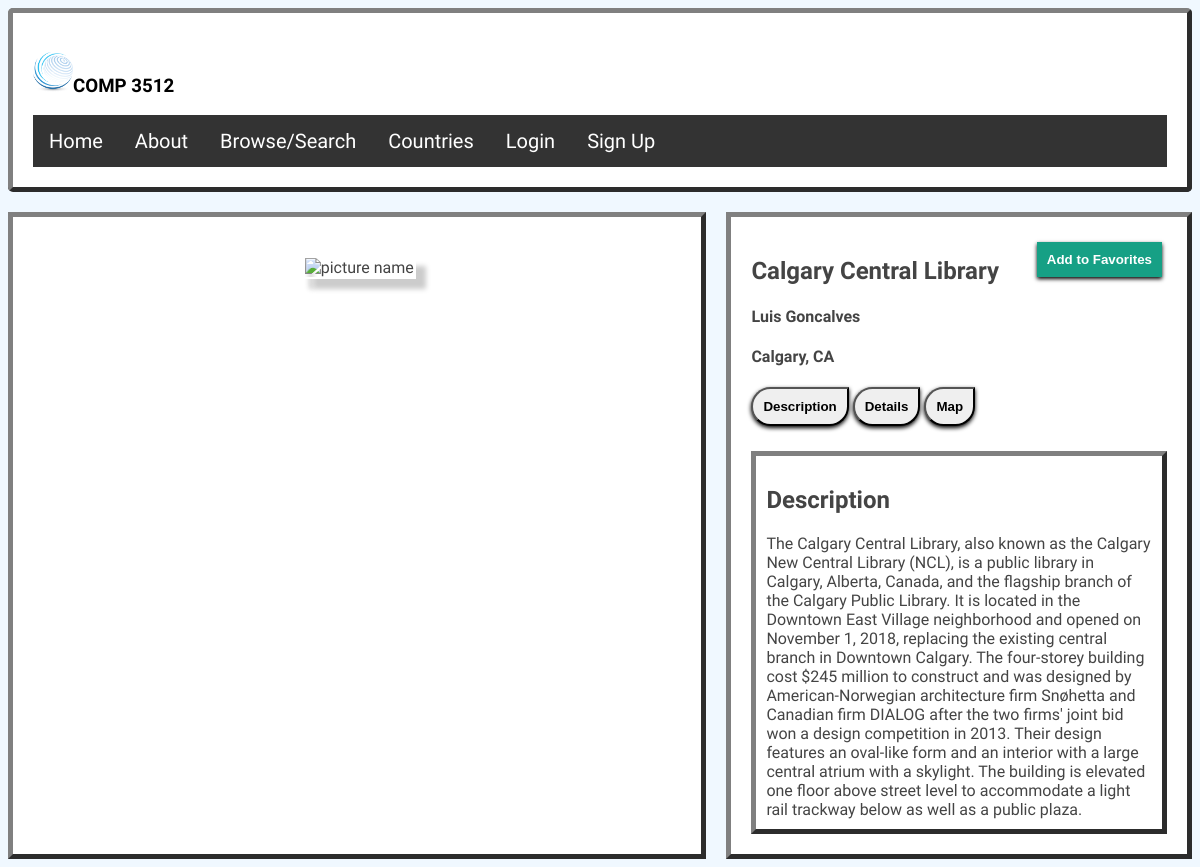
Screenshot of /single-photo.php?fileName=48844390243.jpg with the database file from the repository.
### tables this page shows
CREATE TABLE `imagedetails` (
  `ImageID` int(11) unsigned NOT NULL AUTO_INCREMENT,
  `UserID` int(11) DEFAULT '0',
  `Title` varchar(255) DEFAULT NULL,
  `Description` longtext,
  `Latitude` double DEFAULT NULL,
  `Longitude` double DEFAULT NULL,
  `CityCode` int(11) DEFAULT NULL,
  `CountryCodeISO` varchar(2) DEFAULT NULL,
  `ContinentCode` varchar(2) DEFAULT NULL,
  `Path` varchar(255) DEFAULT NULL,
  `Exif` longtext,
  `ActualCreator` varchar(256) DEFAULT NULL,
  `CreatorURL` varchar(256) DEFAULT NULL,
  `SourceURL` varchar(256) DEFAULT NULL,
  `Colors` longtext,
  PRIMARY KEY (`ImageID`),
  UNIQUE KEY `ImageID_UNIQUE` (`ImageID`),
  KEY `CityCode` (`CityCode`),
  KEY `ContinentCode` (`ContinentCode`),
  KEY `CountryCodeISO` (`CountryCodeISO`),
  KEY `UserID` (`UserID`)
);

CREATE TABLE `users` (
  `UserID` int(11) NOT NULL AUTO_INCREMENT,
  `FirstName` varchar(255) DEFAULT NULL,
  `LastName` varchar(255) DEFAULT NULL,
  `Address` varchar(255) DEFAULT NULL,
  `City` varchar(255) DEFAULT NULL,
  `Region` varchar(255) DEFAULT NULL,
  `Country` varchar(255) DEFAULT NULL,
  `Postal` varchar(255) DEFAULT NULL,
  `Phone` varchar(255) DEFAULT NULL,
  `Email` varchar(255) DEFAULT NULL,
  `Privacy` varchar(255) DEFAULT NULL,
  PRIMARY KEY (`UserID`)
);

CREATE TABLE `cities` (
  `CityCode` int(11) NOT NULL,
  `AsciiName` varchar(255) DEFAULT NULL,
  `CountryCodeISO` varchar(2) DEFAULT NULL,
  `Latitude` double DEFAULT NULL,
  `Longitude` double DEFAULT NULL,
  `Population` int(11) DEFAULT NULL,
  `Elevation` int(11) DEFAULT NULL,
  `TimeZone` varchar(255) DEFAULT NULL,
  PRIMARY KEY (`CityCode`),
  KEY `CountryCodeISO` (`CountryCodeISO`),
  KEY `CityCode` (`CityCode`)
);

### single-photo-helper.inc.php (called while the page is built, shortened)
<?php
  function getSinglePhoto($fileName, $connection){
   try {
   $sql = 'select * from imagedetails where path=?';
   $statement = runQuery($connection,$sql,array($fileName));
   $row = $statement->fetch(PDO::FETCH_ASSOC);
   $connection = null;
   return $row;
   }
   catch (PDOException $e) {
       die( $e->getMessage() );
     }
  }
  function getCityName($iso, $connection){
   try {
   $sql = 'select AsciiName from cities where CityCode=?';
   $statement = runQuery($connection,$sql,$iso);
   $row = $statement->fetch(PDO::FETCH_ASSOC);
   $connection = null;
   return $row;
   }
   catch (PDOException $e) {
       die( $e->getMessage() );
     }
  }
  function getUserName($iso, $connection){
   try {
   $sql = 'select FirstName, LastName from users where UserId=?';
   $statement = runQuery($connection,$sql,$iso);
   $row = $statement->fetch(PDO::FETCH_ASSOC);
   return $row;
   }
   catch (PDOException $e) {
       die( $e->getMessage() );
     }
  }
 ?>

### db-functions.inc.php (called while the page is built, shortened)
<?php
function runQuery($connection, $sql, $parameters=array())     {
    if (!is_array($parameters)) {
        $parameters = array($parameters);
    }
    $statement = null;
    if (count($parameters) > 0) {
        $statement = $connection->prepare($sql);
        $executedOk = $statement->execute($parameters);
    } else {
        $statement = $connection->query($sql);
        if (!$statement) {
            throw new PDOException;
        }
    }
    return $statement;
}
?>

### single-photo.php (the view, shortened to what this page needs)
<?php
    require_once 'single-photo-helper.inc.php';
    require_once 'db-functions.inc.php';
    $connection = setConnectionInfo(DBCONNSTRING,DBUSER,DBPASS);
    if (isset($_GET["fileName"])){
        $fileName = $_GET["fileName"];
    }
    else{
        $fileName = "8646991554.jpg";
    }
    $SinglePhoto = getSinglePhoto($fileName, $connection);
    $cityCode = $SinglePhoto['CityCode'];
    $cityName = getCityName($cityCode, $connection);
    $userID = $SinglePhoto['UserID'];
    $userName = getUserName($userID, $connection);
    $imageID = $SinglePhoto['ImageID'];
?>
<html>
    <head>
        <link rel="stylesheet" href="css/single-photo.css?<?php echo time(); ?>" media="screen and (min-width: 600px)">
        <link rel="stylesheet" href="css/single-photoMobile.css" media="screen and (max-width:600px)">
    </head>
<body>
<main class="container">
    <article class="header">
        <h3><img class='logo' src='logo.png'>COMP 3512</h3>
                <?php
        if(!isset($_SESSION['email'])){
           echo '<ul class="topnav">
            <li><a href="index.php">Home</a></li>
            <li><a href="about.php">About</a></li>
            <li><a href="">Browse/Search</a></li>
            <li><a href="single-country.php">Countries</a></li>
            <li><a href="login.php">Login</a></li>
            <li><a href="signup.php">Sign Up</a></li>
        </ul>';
        }
        ?>
    </article>
    <article class="leftside">
        <br>
        <picture class="mainPhoto'>
            <source media="(min-width: 600px)" class='mainPhoto' <?php echo 'srcset="images/medium800/'.$fileName.'"';  ?>>
            <source media="(max-width: 600px)" class='mainPhoto' <?php echo 'srcset="images/square150/'.$fileName.'"';  ?>>
            <img class='mainPhoto' <?php echo 'src="images/medium800/'.$fileName.'"';  ?> alt="picture name">
        </picture>
    </article>
    <article class="rightside">
        <?php
            if (isset($_SESSION['email'])) {
                echo '<form action ="viewfavorites.php?fileName='.$fileName.'&id='.$imageID.'" method ="post">';
                echo '<button id="favoriteButton" value="txt">Add to Favorites</button></a>';
            }
            else{
                echo '<form action ="index.php" method ="post">';
                echo '<button id="favoriteButton" value="txt">Add to Favorites</button></a>';
            }
            echo '</form>';
        ?>
        <section >
            <h2 id="pictureName"><?php echo $SinglePhoto['Title']; ?></h2>
            <h4 id="userName"><?php echo $userName['FirstName'].' '.$userName['LastName']; ?></h4>
            <h4 id="picLocation"><?php echo $cityName['AsciiName'].', '.$SinglePhoto['CountryCodeISO']; ?></h4>
        </section>
        <section>
            <button class="descriptionTab" >Description</button>
            <button class="detailTab"  >Details</button>
            <button class="mapTab"  >Map</button>
        </section>
        <div id="detailsDiv">
            <section id="descriptionData">
                <h2>Description</h2>
                <div><?php echo $SinglePhoto['Description']; ?></div>
            </section>
        </div>
    </article>
</main>
</body>
</html>

### css/single-photo.css (style rules this page uses)
body { font-family: 'Libre Franklin', sans-serif; //font-size: 0.8rem; overflow: auto; background-color: aliceblue; }
.container { display: grid; grid-gap: 20px; grid-template-columns: 3fr 2fr; color: #444; width: 100%; }
article { background-color: white; padding: 20px; }
.header { color: black; border: 1px solid #B0C4DE; border-bottom: none; border:outset 5px grey; border-radius: 5px; }
.header { grid-column: 1 / 3; grid-row: 1 / 2; }
.leftside { grid-column: 1 / 2; grid-row: 2 / 3; text-align: center; padding-top: 20px; border:outset 5px grey; }
.rightside { grid-column: 2 / 3; grid-row: 2 / 3; padding: 20px; border:outset 5px grey; }
#detailsDiv { margin-top: 25px; border:outset 5px grey; padding: 10px; background-color: white; }
#favoriteButton { display: inline-block; float: right; font-weight:bold; box-shadow: 0 2px 4px black; background: #16a085; border: none; color: #FFF; cursor: pointer; padding: 10px; margin: 5px; }
.detailTab, .mapTab, .descriptionTab { font-weight:bold; box-shadow: 0 2px 4px black; cursor: pointer; padding: 10px; margin: 0px; border-radius: 50px; border-top-right-radius: 0px; }
.mainPhoto { box-shadow: 10px 10px 5px #ccc; border:2px solid #fff; }
ul.topnav { list-style-type: none; margin: 0; padding: 0; overflow: hidden; background-color: #333; font-size: 1.25rem; }
ul.topnav li { float: left; }
ul.topnav li a { display: block; color: white; text-align: center; padding: 14px 16px; text-decoration: none; }
.logo { height:5vh; width: 5vh; }

### css/single-photoMobile.css (style rules this page uses)
body { font-family: 'Libre Franklin', sans-serif; //font-size: 0.8rem; overflow: auto; background-color: aliceblue; }
.container { color: #444; width: 100%; }
article { background-color: white; padding: 20px; }
.header { color: black; border: 1px solid #B0C4DE; border-bottom: none; border:outset 5px grey; border-radius: 5px; }
.leftside { text-align: center; padding-top: 20px; border:outset 5px grey; }
.rightside { padding: 20px; border:outset 5px grey; }
#detailsDiv { margin-top: 25px; border:outset 5px grey; padding: 10px; background-color: white; }
#favoriteButton { display: inline-block; float: right; font-weight:bold; box-shadow: 0 2px 4px black; background: #16a085; border: none; color: #FFF; cursor: pointer; padding: 10px; margin: 5px; }
.detailTab, .mapTab, .descriptionTab { font-weight:bold; box-shadow: 0 2px 4px black; cursor: pointer; padding: 10px; margin: 0px; border-radius: 50px; border-top-right-radius: 0px; }
.mainPhoto { box-shadow: 10px 10px 5px #ccc; border:2px solid #fff; //height: 60%; //width: 60%; }
ul.topnav { list-style-type: none; margin: 0; padding: 0; overflow: hidden; background-color: #333; font-size: 1.25rem; }
ul.topnav li { float: left; }
ul.topnav li a { display: block; color: white; text-align: center; padding: 14px 16px; text-decoration: none; }
.logo { height:5vh; width: 5vh; }

### rows the page displays
imagedetails: Title "Calgary Central Library", CountryCodeISO "CA", Description "The Calgary Central Library, also known as the Calgary New Central Library (NCL), is a public library in Calgary, Alberta, Canada, and the flagship branch of the Calgary Public Library. It is located in the Downtown East Village neighborhood and opened on November 1, 2018, replacing the existing central branch in Downtown Calgary. The four-storey building cost $245 million to construct and was designed by American-Norwegian architecture firm Snøhetta and Canadian firm DIALOG after the two firms' joint bid won a design competition in 2013. Their design features an oval-like form and an interior with a large central atrium with a skylight. The building is elevated one floor above street level…"
users: FirstName "Luis", LastName "Goncalves"
cities: AsciiName "Calgary"
